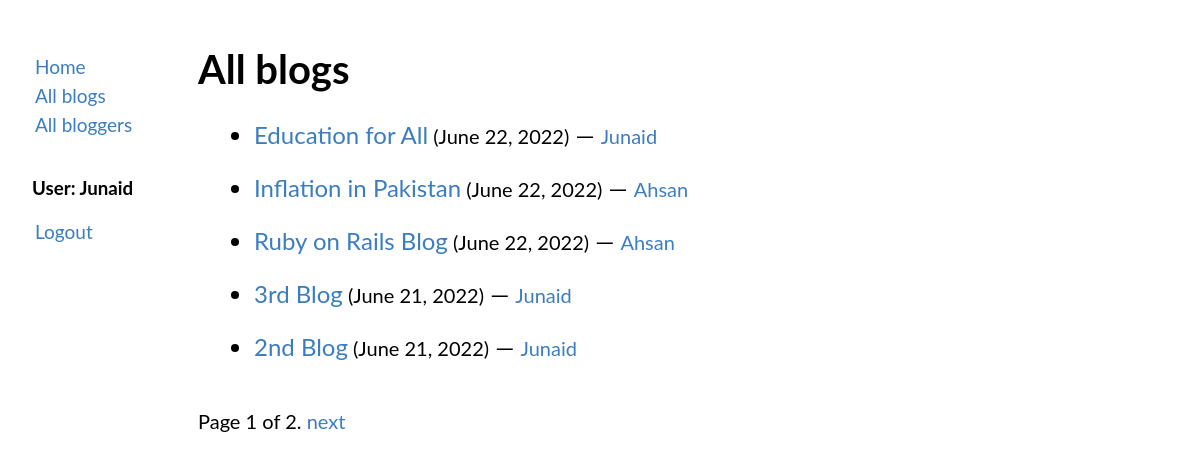
The app's page /blog/blogs (signed in) with its own data.
### blog/models.py (models this page shows, shortened)
class Blog(models.Model):
    author = models.ForeignKey(BlogAuthor, on_delete=models.CASCADE, related_name='blogs')
    blog_name = models.CharField(max_length=200)
    blog_desc = models.TextField()
    post_date = models.DateTimeField(auto_now_add=True)
    class Meta:
        ordering = ['-post_date']

class BlogAuthor(models.Model):
    user = models.OneToOneField(User, on_delete=models.CASCADE, primary_key=True)
    author_name = models.CharField(max_length=200)
    author_bio = models.TextField()
    def __str__(self):
        return self.author_name

### blog/views.py (the view)
# urls.py: path('blog/blogs', views.BlogsView.as_view(), name='blogs'),
class BlogsView(generic.ListView):
    model = Blog
    template_name = 'blog/blogs.html'
    context_object_name = 'blogs_list'
    paginate_by = 5

### blog/templates/blog/blogs.html (shortened to what this page needs)
{% extends "blog/base.html" %}
{% block content %}
<h1>All blogs</h1>
{% if blogs_list %}
    <ul>
    {% for blogs in blogs_list %}
        <li style="font-size: 1.5rem"><p><a href="{% url 'blog:blogsdetails' blogs.id%}">{{ blogs.blog_name }}</a><small> ({{ blogs.post_date | date }})</small> &#8212; <small><a href="{% url 'blog:bloggersdetails' blogs.author_id %}"> {{ blogs.author }}</a></small></p></li>
    {% endfor %}
    </ul>
    <br>
    <div class="pagination">
    <span class="step-links">
        <span class="current">
            Page {{ page_obj.number }} of {{ page_obj.paginator.num_pages }}.
        </span>
        {% if page_obj.has_next %}
            <a href="?page={{ page_obj.next_page_number }}">next</a>
        {% endif %}
    </span>
</div>
{% else %}
    <p>No blogs are available.</p>
{% endif %}
{% endblock content %}

### blog/templates/blog/base.html (shortened to what this page needs)
<!DOCTYPE html>
<html lang="en">
<head>
</head>
<body>
<div class="sidenav">
<ul class="nb">
    <li><a href="{% url 'blog:index' %}">Home</a></li>
    <li><a href="{% url 'blog:blogs' %}">All blogs</a></li>
    <li><a href="{% url 'blog:bloggers' %}">All bloggers</a></li><br>
    {% if user.is_authenticated %}
        <h3>User: {{ user }}</h3>
    <li><a href="{% url 'logout'%}?next={{ request.path }}">Logout</a></li>
    {% else %}
   <li><a href="{% url 'login'%}?next={{ request.path }}">Login</a></li>
    {% endif %}
</ul>
</div>
<div class="main">
  {% block content %}{% endblock content %}
</div>
</body>
</html>

### records on screen
Blog: blog_name "Education for All", post_date "June 22, 2022", author "Junaid"
Blog: blog_name "Inflation in Pakistan", post_date "June 22, 2022", author "Ahsan"
Blog: blog_name "Ruby on Rails Blog", post_date "June 22, 2022", author "Ahsan"
Blog: blog_name "3rd Blog", post_date "June 21, 2022", author "Junaid"
Blog: blog_name "2nd Blog", post_date "June 21, 2022", author "Junaid"

### other values on screen
{{ user }} "Junaid"
{{ page_obj.number }} "1"
{{ page_obj.paginator.num_pages }} "2"
